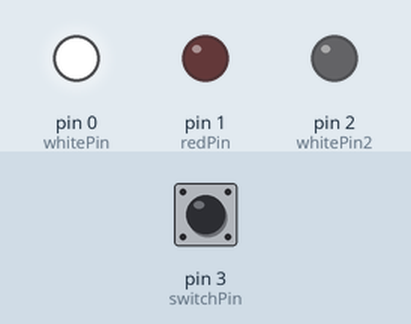
Simulated run of this sketch. Board: Arduino Uno, built with avr-gcc and run on an emulated ATmega328P. Shown: output pins drawn as LEDs (lit = HIGH). Inputs (shaded band) come from the test bench; at power-on: pin 3 (switchPin) HIGH.

Above: at 1.2 s.
1.3 s: pin 3 (switchPin) pulled LOW for 0.15 s
At 2.2 s:
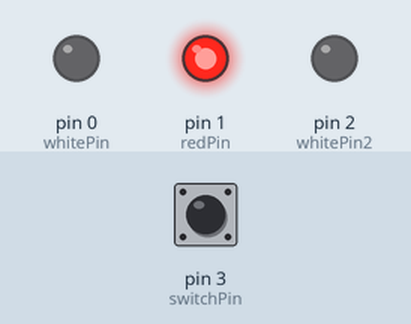
4.4 s: pin 3 (switchPin) pulled LOW for 1 s
At 5.9 s:
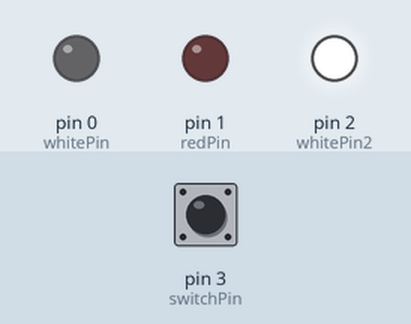
6.9 s: pin 3 (switchPin) pulled LOW for 3.2 s
At 10.7 s:
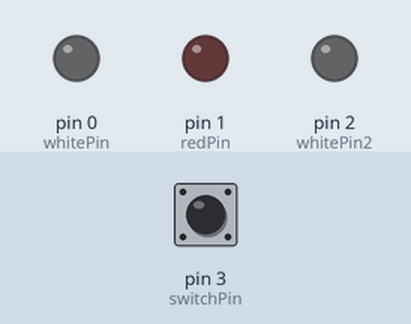
Timing chart, 0 to 12.2 s (numbered marks = the images above; inputs shaded):
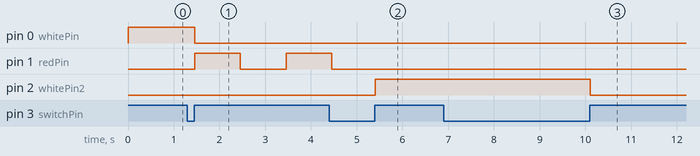

Measured:
- after the input at 1.3 s, pin 0 (whitePin): HIGH → LOW after 0.16 s; pin 1 (redPin): LOW → HIGH after 0.16 s, → LOW 1.0 s later, → HIGH 1.0 s later
- after the input at 4.4 s, pin 1 (redPin): goes on until 4.5 s, then stays LOW; pin 2 (whitePin2): LOW → HIGH after 1.0 s
- after the input at 6.9 s, pin 2 (whitePin2): HIGH → LOW after 3.2 s

The sketch:

sketch.ino
```cpp
int switchPin = 3; //кнопка
int whitePin = 0; // светодиод для режима 1
int redPin = 1;// светодиод для режима 2
int whitePin2 = 2;
int mode = 0; // 0 off, 1 white, 2 red blink
boolean lastButton = LOW;
boolean currentButton = LOW;
int whiteState1 = 0; //состояние белого 1
int whiteState2 = 0; //состояние белого 2
int redState = LOW;  // состояние красного
long previousMillis = 0;
long interval = 1000;

void setup()
{
  pinMode(switchPin, INPUT);
  pinMode(whitePin, OUTPUT);
  pinMode(redPin, OUTPUT);
  pinMode(whitePin2, OUTPUT);
  // Serial.begin(9600); //для отладки
}

boolean debounce(boolean last)
{
  boolean current = digitalRead(switchPin);
  if (last != current)
  {
    delay(5);
    current = digitalRead(switchPin);
  }
  return current;
}
void blink(void){
  unsigned long currentMillis = millis();

  if(currentMillis - previousMillis > interval) {
    // save the last time you blinked the LED
    previousMillis = currentMillis;

    // if the LED is off turn it on and vice-versa:
    if (redState == LOW)
      redState = HIGH;
    else
      redState = LOW;

    // set the LED with the redState of the variable:

  }

}

void loop()
{
  currentButton = debounce(lastButton);
  if (lastButton == LOW && currentButton == HIGH)
  {
    mode++;
    if (mode >= 4) mode = 0;
  }
  lastButton = currentButton;
  switch (mode) {
  case 0:
    whiteState1 = 0;
    whiteState2 = 0;
    redState = LOW;
    break;
  case 1:
    whiteState1 = 1;
    redState = LOW;
    whiteState2 = 0;
    break;
  case 2:
    whiteState1 = 0;
    whiteState2 = 0;
    blink();
    break;
  case 3:
    whiteState1 = 0;
    redState = LOW;
    whiteState2 = 1;
    break;

  }
  digitalWrite(redPin, redState);
  digitalWrite(whitePin, whiteState1);
  digitalWrite(whitePin2, whiteState2);
  //Serial.println(mode);

}
```
